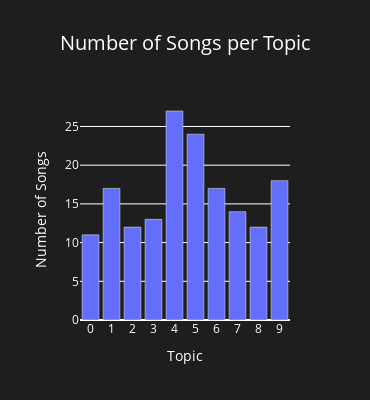

Notebook source saved alongside this figure:
### Code cell
import plotly.express as px

# Assuming lda_theme['Dominant_Topic'] contains the topic data
topic_distr = lda_theme['Dominant_Topic'].value_counts().reset_index()
topic_distr.columns = ['Topic', 'Number of Songs']

# Sort the data in descending order by the 'Number of Songs' column
topic_distr = topic_distr.sort_values(by='Number of Songs', ascending=False)

# Create a bar chart using plotly.express
fig = px.bar(topic_distr, x='Topic', y='Number of Songs', 
             labels={'Topic': 'Topic', 'Number of Songs': 'Number of Songs'},
             title='Number of Songs per Topic')

# Customize the figure layout if needed
fig.update_layout(
    xaxis_title="Topic",
    yaxis_title="Number of Songs",
    width=370,  # Adjust the width (in pixels)
    height=400,  # Adjust the height (in pixels)
    xaxis={'tickmode': 'array', 'tickvals': topic_distr['Topic'], 'ticktext': topic_distr['Topic'].astype(str)},
    
    # Dark mode styling
    plot_bgcolor='rgb(30, 30, 30)',  # Dark background for the plot area
    paper_bgcolor='rgb(30, 30, 30)',  # Dark background for the overall area
    font=dict(color='white'),  # Change font color to white for contrast
    
    # Title styling: Center the title and set color to white
    title=dict(
        text='Number of Songs per Topic',
        x=0.5,  # Center the title horizontally
        xanchor='center',  # Anchor the title to the center
        font=dict(size=20, color='white')  # Set title font size and color
    ),
)

fig.write_html("./static/charts/lda_topic_number.html")

# Show the plot
fig.show()

### Figure 1 — Plotly figure (JSON) as saved in the notebook; plotly's stock layout.template omitted (floating-point values rounded to 4 significant figures)
{"data": [{"alignmentgroup": "True", "hovertemplate": "Topic=%{x}<br>Number of Songs=%{y}<extra></extra>", "legendgroup": "", "marker": {"color": "#636efa", "pattern": {"shape": ""}}, "name": "", "offsetgroup": "", "orientation": "v", "showlegend": false, "textposition": "auto", "type": "bar", "x": [4, 5, 9, 1, 6, 7, 3, 2, 8, 0], "xaxis": "x", "y": [27, 24, 18, 17, 17, 14, 13, 12, 12, 11], "yaxis": "y"}], "layout": {"barmode": "relative", "font": {"color": "white"}, "height": 400, "legend": {"tracegroupgap": 0}, "paper_bgcolor": "rgb(30, 30, 30)", "plot_bgcolor": "rgb(30, 30, 30)", "title": {"font": {"color": "white", "size": 20}, "text": "Number of Songs per Topic", "x": 0.5, "xanchor": "center"}, "width": 370, "xaxis": {"anchor": "y", "domain": [0, 1], "tickmode": "array", "ticktext": ["4", "5", "9", "1", "6", "7", "3", "2", "8", "0"], "tickvals": [4, 5, 9, 1, 6, 7, 3, 2, 8, 0], "title": {"text": "Topic"}}, "yaxis": {"anchor": "x", "domain": [0, 1], "title": {"text": "Number of Songs"}}}}
